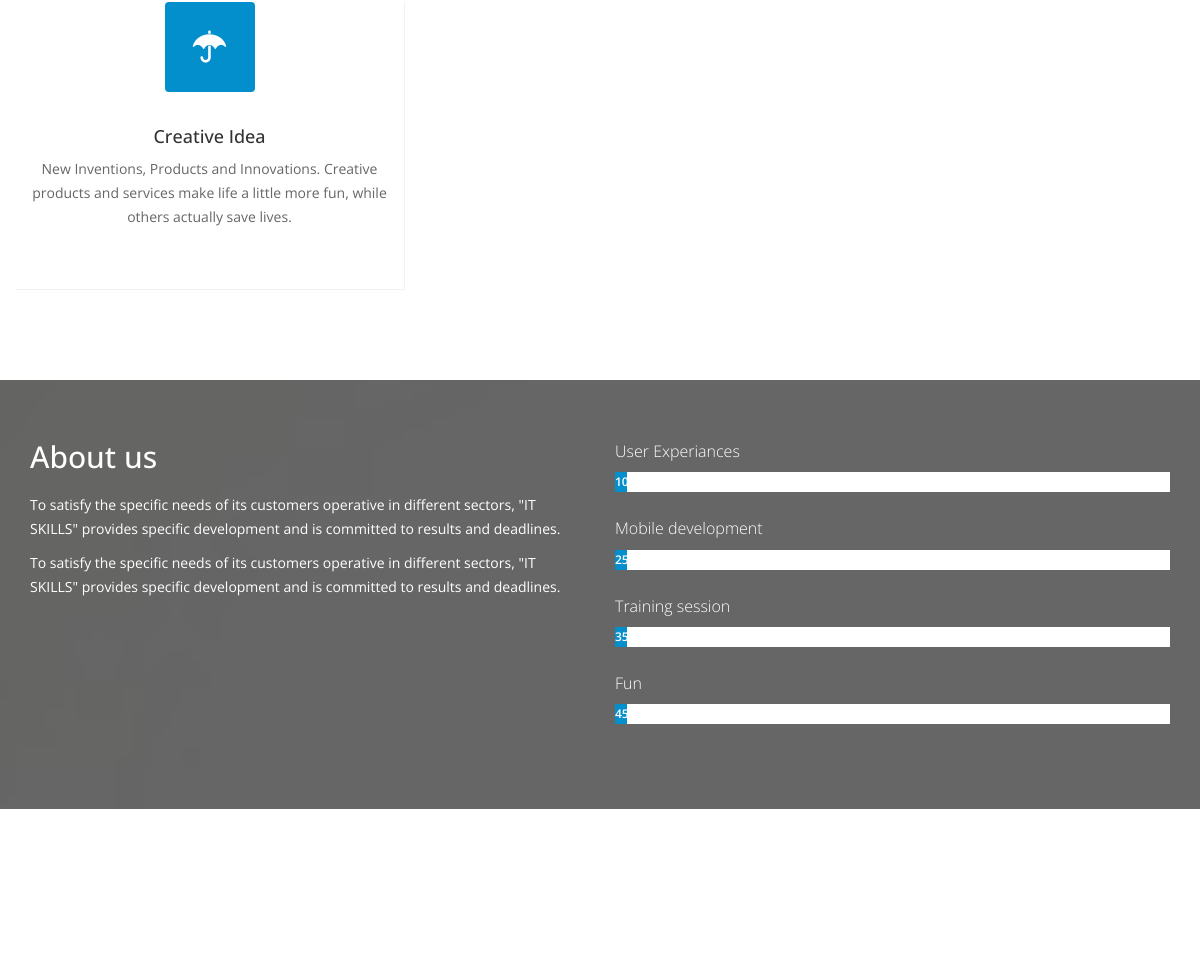
Before: / (middle part) with the older database file.
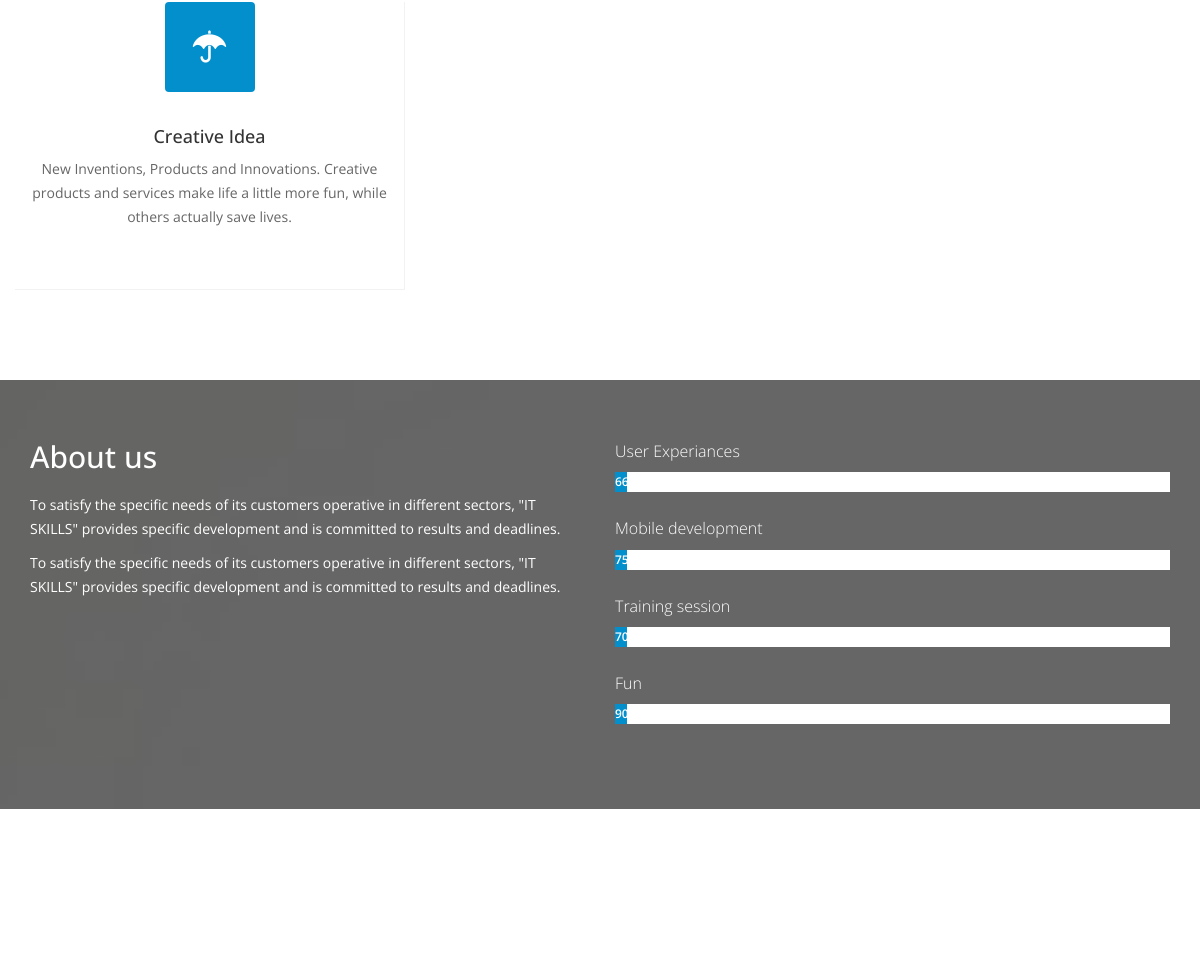
After: the same page with the newer database file.
### about_us/models.py (models this page shows, shortened)
class AboutUs(models.Model):
    user=models.ForeignKey(User, default=1)
    body_1=models.CharField(max_length=500, blank=True, null=True)
    body_2=models.CharField(max_length=500, blank=True, null=True)
    user_experience = models.CharField(max_length=50, blank=True, null=True)
    mobile_development = models.CharField(max_length=50, blank=True, null=True)
    training_session = models.CharField(max_length=50, blank=True, null=True)
    fun = models.CharField(max_length=50, blank=True, null=True)

### home/views.py (the view, shortened to what this page needs)
# urls.py: url(r'^$', home_list, name='list'),
def home_list(request):
    homeQuery = Home.objects.all()
    serv_Query = Services.objects.all()
    commentQuery=ItComment.objects.all()
    about_usQuery=AboutUs.objects.all()
    portfolioTitleQuery=PortfolioTitle.objects.all()
    portfolioQuery=Portfolio.objects.all()
    teamTitleQuery=TeamTitle.objects.all()
    teamQuery=Profile.objects.all()
    today = timezone.now().date()
    queryset_list = Post.objects.active() #.order_by("-timestamp")
    if request.user.is_staff or request.user.is_superuser:
        queryset_list = Post.objects.all()
    query = request.GET.get("q")
    paginator = Paginator(queryset_list, 8) # Show 25 contacts per page
    page_request_var = "page"
    page = request.GET.get(page_request_var)
    try:
        queryset = paginator.page(page)
    except PageNotAnInteger:
        queryset = paginator.page(1)
    except EmptyPage:
        queryset = paginator.page(paginator.num_pages)
    context = {
        "home_list": homeQuery,
        "services_list": serv_Query,
        "about_us_list":about_usQuery,
        "portfolio_title":portfolioTitleQuery,
        "portfolio_list":portfolioQuery,
        "team_title":teamTitleQuery,
        "team_list":teamQuery,
        "comment_list":commentQuery,
        "posts_list": queryset,
        "posts_title": "List",
        "posts_page_request_var": page_request_var,
        "posts_today": today,
    }
    return render(request, "home/index.html", context)

### posts/models.py (called while the page is built)
    def active(self, *args, **kwargs):
        return super(PostManager, self).filter(draft=False).filter(publish__lte=timezone.now())

    def get_absolute_url(self):
        return reverse("posts:detail", kwargs={"slug": self.slug})

### team/models.py (called while the page is built)
    def get_absolute_url(self):
        return reverse("team:detail", kwargs={"slug": self.slug})

### templates/home/index.html (shortened to what this page needs)
{% extends "index.html" %} {% load staticfiles %}  {% block services %} {% for obj in services_list %}
<div class="col-sm-4 wow fadeInDown" data-wow-duration="1000ms" data-wow-delay="300ms">
	<div class="service-icon">
		<i class="fa {{obj.icon}}"></i>
	</div>
	<div class="service-info">
		<h3>{{obj.title}}</h3>
		<p>{{obj.body}}</p>
	</div>
</div>
{% endfor %} {% endblock %} {% block about_us_title %} {% for obj in about_us_list %}
<div class="col-sm-6">
	<div class="about-info wow fadeInUp" data-wow-duration="1000ms" data-wow-delay="300ms">
		<h2>About us</h2>
		<p>{{obj.body_1}}</p>
		<p>{{obj.body_1}}</p>
	</div>
</div>
{% endfor %} {% endblock %}
		{% block about_us %} {% for obj in about_us_list %}
		<div class="single-skill wow fadeInDown" data-wow-duration="1000ms" data-wow-delay="300ms">
			<p class="lead">User Experiances</p>
			<div class="progress">
				<div class="progress-bar progress-bar-primary six-sec-ease-in-out" role="progressbar" aria-valuetransitiongoal="{{obj.user_experience}}">{{obj.user_experience}}%
				</div>
			</div>
		</div>
		<div class="single-skill wow fadeInDown" data-wow-duration="1000ms" data-wow-delay="400ms">
			<p class="lead">Mobile development</p>
			<div class="progress">
				<div class="progress-bar progress-bar-primary six-sec-ease-in-out" role="progressbar" aria-valuetransitiongoal="{{obj.mobile_development}}">{{obj.mobile_development}}%
				</div>
			</div>
		</div>
		<div class="single-skill wow fadeInDown" data-wow-duration="1000ms" data-wow-delay="500ms">
			<p class="lead">Training session</p>
			<div class="progress">
				<div class="progress-bar progress-bar-primary six-sec-ease-in-out" role="progressbar" aria-valuetransitiongoal="{{obj.training_session}}">{{obj.training_session}}%
				</div>
			</div>
		</div>
		<div class="single-skill wow fadeInDown" data-wow-duration="1000ms" data-wow-delay="600ms">
			<p class="lead">Fun</p>
			<div class="progress">
				<div class="progress-bar progress-bar-primary six-sec-ease-in-out" role="progressbar" aria-valuetransitiongoal="{{obj.fun}}">{{obj.fun}}%
				</div>
			</div>
		</div>
		{% endfor %} {% endblock %}

Changed rows visible on the page:
changed AboutUs: user_experience "10" → "66"; mobile_development "25" → "75"; training_session "35" → "70"; fun "45" → "90"
